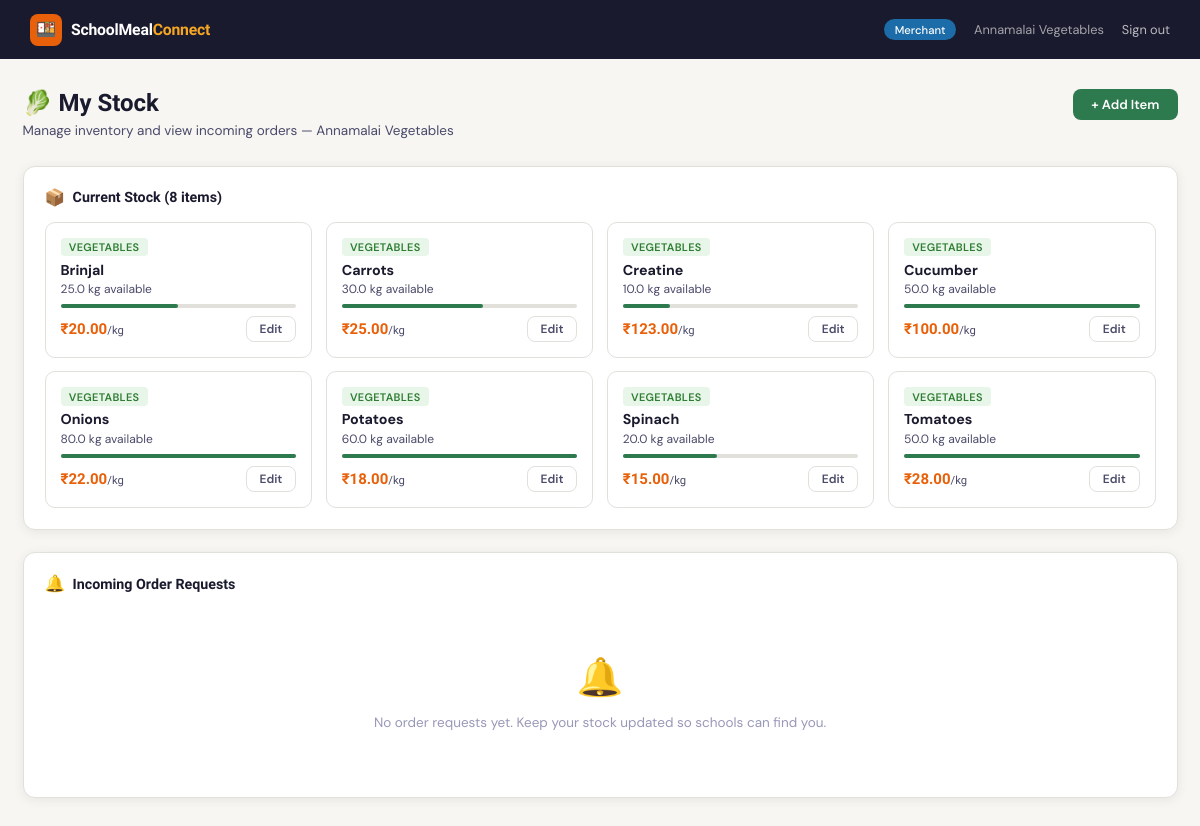
/dashboard (signed in), run on the app's committed database.
### tables this page shows
CREATE TABLE inventory (
            id             INTEGER PRIMARY KEY AUTOINCREMENT,
            merchant_id    INTEGER NOT NULL REFERENCES users(id),
            item_name      TEXT    NOT NULL,
            category       TEXT    NOT NULL,
            unit           TEXT    NOT NULL,
            quantity       REAL    NOT NULL DEFAULT 0,
            price_per_unit REAL    NOT NULL,
            updated_at     TIMESTAMP DEFAULT CURRENT_TIMESTAMP
        );

### app.py (the view)
@app.route('/dashboard')
def dashboard():
    user = current_user()
    if not user:
        return redirect(url_for('index'))
    role = user['role']
    db = get_db()
    if role == 'principal':
        return _principal_dashboard(db, user)
    elif role == 'school_staff':
        return _staff_dashboard(db, user)
    elif role == 'merchant':
        return _merchant_dashboard(db, user)
    elif role == 'delivery':
        return _delivery_dashboard(db, user)
    return redirect(url_for('index'))

### app.py (called while the page is built)
@app.before_request
def setup():
    init_db()

def current_user():
    return session.get('user')

def _merchant_dashboard(db, user):
    my_items = db.execute(
        'SELECT * FROM inventory WHERE merchant_id=? ORDER BY category, item_name',
        (user['id'],)
    ).fetchall()
    my_orders = db.execute('''
        SELECT oi.*, o.status, o.created_at, u.name as staff_name
        FROM order_items oi
        JOIN orders o ON oi.order_id = o.id
        JOIN inventory i ON oi.inventory_id = i.id
        JOIN users u ON o.placed_by = u.id
        WHERE i.merchant_id=?
        ORDER BY o.created_at DESC LIMIT 30
    ''', (user['id'],)).fetchall()
    return render_template('merchant_dashboard.html',
        user=user, my_items=my_items, my_orders=my_orders)

### database.py (called while the page is built)
def get_db():
    if 'db' not in g:
        g.db = sqlite3.connect(DATABASE)
        g.db.row_factory = sqlite3.Row
        g.db.execute("PRAGMA foreign_keys = ON")
    return g.db

### templates/merchant_dashboard.html (shortened to what this page needs)
{% extends "base.html" %}
{% block content %}
<div class="page">
  <div class="page-header" style="display:flex;align-items:flex-start;justify-content:space-between">
    <div>
      <h1>🥬 My Stock</h1>
      <p>Manage inventory and view incoming orders — {{ user.name }}</p>
    </div>
    <button class="btn btn-primary" onclick="showAddModal()">+ Add Item</button>
  </div>
  <div class="card" style="margin-bottom:1.5rem">
    <div class="card-title"><span class="icon">📦</span> Current Stock ({{ my_items|length }} items)</div>
    {% if my_items %}
    <div class="stock-grid">
      {% for item in my_items %}
      {% set pct = [[(item.quantity / 50 * 100)|int, 0]|max, 100]|min %}
      <div class="stock-card {% if item.quantity == 0 %}stock-zero{% elif item.quantity < 5 %}stock-low{% endif %}">
        <div style="display:flex;justify-content:space-between;align-items:flex-start;margin-bottom:.3rem">
          <span class="chip chip-{{ item.category }}">{{ item.category }}</span>
        </div>
        <div style="font-weight:700;font-size:.95rem;color:var(--ink);margin-bottom:.15rem">{{ item.item_name }}</div>
        <div style="font-size:.8rem;color:var(--ink-mid)">{{ item.quantity }} {{ item.unit }} available</div>
        <div class="qty-bar"><div class="qty-fill {% if item.quantity==0 %}empty{% elif pct<20 %}low{% endif %}" style="width:{{ pct }}%"></div></div>
        <div style="display:flex;align-items:center;justify-content:space-between;margin-top:.4rem">
          <span style="font-family:'Sora',sans-serif;font-size:1rem;font-weight:700;color:var(--saffron)">₹{{ "%.2f"|format(item.price_per_unit) }}<span style="font-size:.75rem;font-weight:400;color:var(--ink-mid)">/{{ item.unit }}</span></span>
          <button class="btn btn-ghost btn-sm" onclick="showEditModal({{ item.id }}, '{{ item.item_name|e }}', {{ item.quantity }}, {{ item.price_per_unit }})">Edit</button>
        </div>
      </div>
      {% endfor %}
    </div>
    {% else %}
    <div class="empty"><div class="empty-icon">📦</div><p>No items yet. Add your first item to start receiving orders.</p></div>
    {% endif %}
  </div>
  <div class="card">
    <div class="card-title"><span class="icon">🔔</span> Incoming Order Requests</div>
    {% if my_orders %}
    <div class="table-wrap">
      <table>
        <thead><tr><th>Order #</th><th>Item Ordered</th><th>Qty</th><th>School Staff</th><th>Date</th><th>Status</th></tr></thead>
        <tbody>
        {% for o in my_orders %}
          <tr>
            <td><strong>#{{ o.order_id }}</strong></td>
            <td>{{ o.item_name }}</td>
            <td>{{ o.quantity }} {{ o.unit }}</td>
            <td>{{ o.staff_name }}</td>
            <td style="font-size:.82rem;color:var(--ink-mid)">{{ o.created_at[:16] }}</td>
            <td><span class="badge badge-{{ o.status }}">{{ o.status.replace('_',' ').title() }}</span></td>
          </tr>
        {% endfor %}
        </tbody>
      </table>
    </div>
    {% else %}
    <div class="empty"><div class="empty-icon">🔔</div><p>No order requests yet. Keep your stock updated so schools can find you.</p></div>
    {% endif %}
  </div>
</div>
{% endblock %}

### templates/base.html (shortened to what this page needs)
<!DOCTYPE html>
<html lang="en">
<head>
</head>
<body>
{% if session.user %}
<nav class="nav">
  <a class="nav-brand" href="{{ url_for('dashboard') }}">
    <div class="nav-logo">🍱</div>
    <span class="nav-title">SchoolMeal<span>Connect</span></span>
  </a>
  <div class="nav-right">
    <span class="nav-badge {{ session.user.role }}">
      {% if session.user.role == 'principal' %}Principal
      {% elif session.user.role == 'school_staff' %}School Staff
      {% elif session.user.role == 'merchant' %}Merchant
      {% else %}Delivery{% endif %}
    </span>
    <span style="color:rgba(255,255,255,.6);font-size:.85rem">{{ session.user.name }}</span>
    <a href="{{ url_for('logout') }}" class="nav-link">Sign out</a>
  </div>
</nav>
{% endif %}
<main>
{% block content %}{% endblock %}
</main>
</body>
</html>

### templates/base.html (style rules this page uses)
:root { --saffron: #E8610A; --turmeric: #F5A623; --leaf: #2D7A4F; --leaf-lt: #EBF6EF; --sky: #1B6CA8; --sky-lt: #EBF4FB; --ink: #1A1A2E; --ink-mid: #4A4A6A; --ink-soft: #9898B8; --bg: #F7F6F2; --card: #FFFFFF; --border: #E2E0DA; --radius: 12px; --shadow: 0 2px 12px rgba(0,0,0,.07); }
*,*::before,*::after { box-sizing:border-box;margin:0;padding:0 }
html { font-size:15px;-webkit-font-smoothing:antialiased }
body { font-family:'DM Sans',sans-serif;background:var(--bg);color:var(--ink);min-height:100vh }
.nav { background:var(--ink);display:flex;align-items:center;justify-content:space-between;padding:.9rem 2rem;position:sticky;top:0;z-index:100 }
.nav-brand { display:flex;align-items:center;gap:.6rem;text-decoration:none }
.nav-logo { width:32px;height:32px;background:var(--saffron);border-radius:8px;display:flex;align-items:center;justify-content:center;font-size:1.1rem }
.nav-title { font-family:'Sora',sans-serif;color:#fff;font-size:1.05rem;font-weight:700;letter-spacing:-.2px }
.nav-title span { color:var(--turmeric) }
.nav-right { display:flex;align-items:center;gap:1.2rem }
.nav-badge { background:rgba(255,255,255,.12);color:#fff;font-size:.75rem;padding:.25rem .7rem;border-radius:20px;font-weight:500 }
.nav-badge.merchant { background:var(--sky) }
.nav-link { color:rgba(255,255,255,.7);font-size:.85rem;text-decoration:none;transition:color .2s }
.page { max-width:1200px;margin:0 auto;padding:2rem 1.5rem }
.page-header { margin-bottom:1.8rem }
.page-header h1 { font-family:'Sora',sans-serif;font-size:1.6rem;font-weight:700;color:var(--ink) }
.page-header p { color:var(--ink-mid);margin-top:.3rem;font-size:.9rem }
.card { background:var(--card);border:1px solid var(--border);border-radius:var(--radius);padding:1.4rem;box-shadow:var(--shadow) }
.card-title { font-family:'Sora',sans-serif;font-size:.95rem;font-weight:700;color:var(--ink);margin-bottom:1rem;display:flex;align-items:center;gap:.5rem }
.card-title .icon { font-size:1.1rem }
.btn { display:inline-flex;align-items:center;gap:.4rem;padding:.6rem 1.2rem;border-radius:8px;font-family:inherit;font-size:.875rem;font-weight:600;cursor:pointer;border:none;transition:all .2s;text-decoration:none;line-height:1 }
.btn-primary { background:var(--leaf);color:#fff }
.btn-ghost { background:transparent;color:var(--ink-mid);border:1.5px solid var(--border) }
.btn-sm { padding:.4rem .85rem;font-size:.8rem }
.empty { text-align:center;padding:3rem 1rem;color:var(--ink-soft) }
.empty .empty-icon { font-size:2.5rem;margin-bottom:.8rem }
.empty p { font-size:.9rem }
.chip { display:inline-block;padding:.15rem .55rem;border-radius:4px;font-size:.73rem;font-weight:600;text-transform:uppercase;letter-spacing:.3px }
.chip-Vegetables { background:#E8F5E9;color:#2E7D32 }

### templates/merchant_dashboard.html (style rules this page uses)
.stock-grid { display:grid;grid-template-columns:repeat(auto-fill,minmax(250px,1fr));gap:.9rem;margin-top:.8rem }
.stock-card { background:var(--card);border:1.5px solid var(--border);border-radius:10px;padding:1rem }
.qty-bar { height:4px;background:var(--border);border-radius:2px;margin:.5rem 0 }
.qty-fill { height:100%;border-radius:2px;background:var(--leaf);transition:width .3s }

### data on the page
inventory: category "VEGETABLES", item_name "Brinjal", quantity "25.0", unit "kg", price_per_unit "20.00"
inventory: category "VEGETABLES", item_name "Carrots", quantity "30.0", unit "kg", price_per_unit "25.00"
inventory: category "VEGETABLES", item_name "Creatine", quantity "10.0", unit "kg", price_per_unit "123.00"
inventory: category "VEGETABLES", item_name "Cucumber", quantity "50.0", unit "kg", price_per_unit "100.00"
inventory: category "VEGETABLES", item_name "Onions", quantity "80.0", unit "kg", price_per_unit "22.00"
inventory: category "VEGETABLES", item_name "Potatoes", quantity "60.0", unit "kg", price_per_unit "18.00"
inventory: category "VEGETABLES", item_name "Spinach", quantity "20.0", unit "kg", price_per_unit "15.00"
inventory: category "VEGETABLES", item_name "Tomatoes", quantity "50.0", unit "kg", price_per_unit "28.00"

### other printed values
{{ session.user.name }} "Annamalai Vegetables"
{{ user.name }} "Annamalai Vegetables"
{{ my_items|length }} "8"
